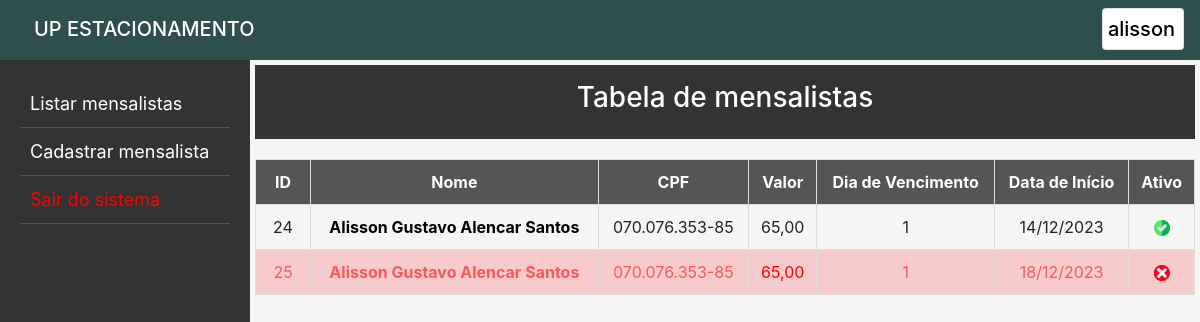
Page / (signed in) on the earlier database version.
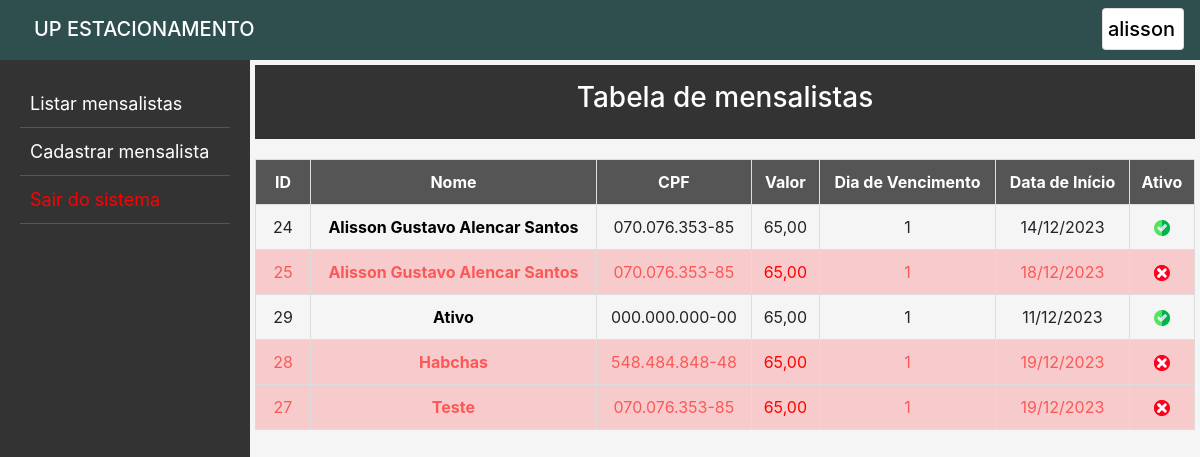
Same page on the later database version.
### app_estacionamento/models.py (models this page shows, shortened)
class Mensalista(models.Model):
    id = models.AutoField(primary_key=True)
    situacao = models.BooleanField('Ativo', default=True)
    nome = models.CharField('Nome *', max_length=50)
    cpf = models.CharField('CPF *', max_length=14)
    valor = models.DecimalField('Valor *', max_digits=8, decimal_places=2)
    data_inicial = models.DateField('Data de início *')
    dia_vencimento = models.IntegerField('Dia de vencimento *')
    cep = models.CharField('CEP', max_length=9, blank=True)
    endereco = models.CharField('Endereço', max_length=255)
    bairro = models.CharField('Bairro', max_length=255)
    cidade = models.CharField('Cidade', max_length=255)
    uf = models.CharField('UF', max_length=2)
    obs = models.TextField('Observações', max_length=500, blank=True)

### app_estacionamento/views.py (the view)
# urls.py: path('', views.index, name='index'),
@login_required(login_url="login/")
def index(request):
    mensalistas = Mensalista.objects.order_by("nome")
    conteudo = {"mensalistas": mensalistas}
    return render(request, "index.html", conteudo)

### app_estacionamento/templates/index.html (shortened to what this page needs)
{% extends 'base.html' %}
{% block inicio %}
<center>
    <header>
        <h3>Tabela de mensalistas</h3>
    </header>
    <table>
        <thead>
            <tr>
                <th scope="col" style="width: 55px;">ID</th>
                <th scope="col"><a href="{% url 'index' %}" style="color: white;">Nome</a></th>
                <th scope="col">CPF</th>
                <th scope="col">Valor</th>
                <th scope="col"><a href="{% url 'order_by_vencimento' %}" style="color: white;">Dia de Vencimento</a></th>
                <th scope="col">Data de Início</th>
                <th scope="col">Ativo</th>
            </tr>
        </thead>
        <tbody>
            {% for mensalista in mensalistas %}
            {% if mensalista.situacao == True %}
                <tr>
                    <td>{{ mensalista.id }}</td>
                    <td><a href="{% url 'mensalista' mensalista.id %}" style="color: black;"><strong>{{ mensalista.nome|title }}</strong></a></td>
                    <td>{{ mensalista.cpf }}</td>
                    <td>{{ mensalista.valor }}</td>
                    <td>{{ mensalista.dia_vencimento }}</td>
                    <td>{{ mensalista.data_inicial|date:"d/m/Y" }}</td>
                    <td><img src="../static/img/true.png" alt=""></td>
                </tr>
            {% else %}
                <tr>
                    <td style="color: rgba(255, 0, 0, 0.57); background-color: #ff00002c;">{{ mensalista.id }}</td>
                    <td style="background-color: #ff00002c;" ><a href="{% url 'mensalista' mensalista.id %}" style="color: rgba(255, 0, 0, 0.57);"><strong>{{ mensalista.nome|title }}</strong></a></td>
                    <td style="color: rgba(255, 0, 0, 0.57); background-color: #ff00002c;"> {{ mensalista.cpf }}</td>
                    <td style="color: rgb(255, 0, 0); background-color: #ff00002c;">{{ mensalista.valor }}</td>
                    <td style="color: rgba(255, 0, 0, 0.57); background-color: #ff00002c;">{{ mensalista.dia_vencimento }}</td>
                    <td style="color: rgba(255, 0, 0, 0.57); background-color: #ff00002c;">{{ mensalista.data_inicial|date:"d/m/Y" }}</td>
                    <td style=" background-color: #ff00002c;"><img src="../static/img/false.png" alt=""></td>
                </tr>
            {% endif %}
            {% endfor %}
        </tbody>
    </table>
    <br>
</center>
{% endblock %}

Differences in the rows shown:
added Mensalista: id "29", nome "Ativo", cpf "000.000.000-00", valor "65,00", dia_vencimento "1", data_inicial "11/12/2023", situacao True (drawn)
added Mensalista: id "28", nome "Habchas", cpf "548.484.848-48", valor "65,00", dia_vencimento "1", data_inicial "19/12/2023", situacao False (drawn)
added Mensalista: id "27", nome "Teste", cpf "070.076.353-85", valor "65,00", dia_vencimento "1", data_inicial "19/12/2023", situacao False (drawn)
